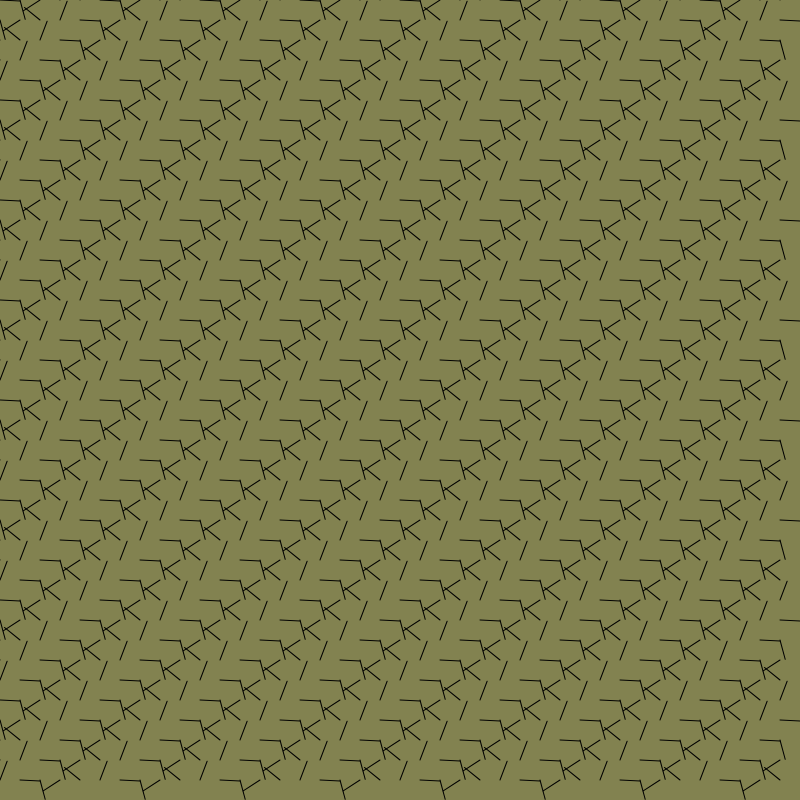
Frame 1 (no input)
Frame 60 (no input): identical to frame 1, image omitted
Frame 120 (the mouse pressed at the canvas centre since frame 60): identical to frame 1, image omitted

The p5.js sketch that drew this single still picture (run headless with seeded random() and noise() and a simulated clock; from frame 60 on, the mouse is pressed at the canvas centre):

// p5.js sketch
// ── sketch.js
// dima_16_class
// Dima Konev

var resolution;

function setup() {
    createCanvas(800, 800);
    background(130, 130, 80);

    resolution = 20;

    translate(width/2, height/2);
    for(var i = -width/2; i < width/2; i += resolution) {
        for(var j = -height/2; j < height/2; j += resolution) {
            var value = PI * 2 * 0.01 * (i+j);

            push();
                translate(i, j);
                rotate(value);
                beginShape(LINES);
                vertex(0, 0);
                vertex(resolution, 1);
                endShape();
            pop();

        }
    }

}

function draw() {
}
